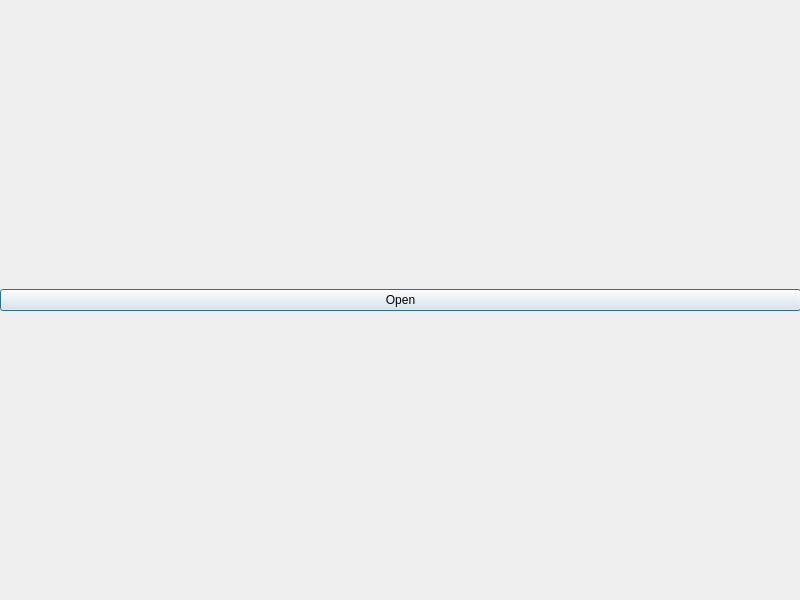
<?xml version="1.0" encoding="UTF-8"?>
<ui version="4.0">
 <class>Dialog</class>
 <widget class="QDialog" name="Dialog">
  <property name="geometry">
   <rect>
    <x>0</x>
    <y>0</y>
    <width>800</width>
    <height>600</height>
   </rect>
  </property>
  <property name="windowTitle">
   <string>Dialog</string>
  </property>
  <widget class="QWidget" name="verticalLayoutWidget">
   <property name="geometry">
    <rect>
     <x>0</x>
     <y>0</y>
     <width>801</width>
     <height>601</height>
    </rect>
   </property>
   <layout class="QVBoxLayout" name="verticalLayout">
    <item>
     <layout class="QHBoxLayout" name="horizontalLayout_5">
      <item>
       <widget class="QPushButton" name="pushButton">
        <property name="text">
         <string>Open</string>
        </property>
       </widget>
      </item>
     </layout>
    </item>
    <item>
     <layout class="QHBoxLayout" name="horizontalLayout_4"/>
    </item>
   </layout>
  </widget>
 </widget>
 <resources/>
 <connections/>
</ui>
